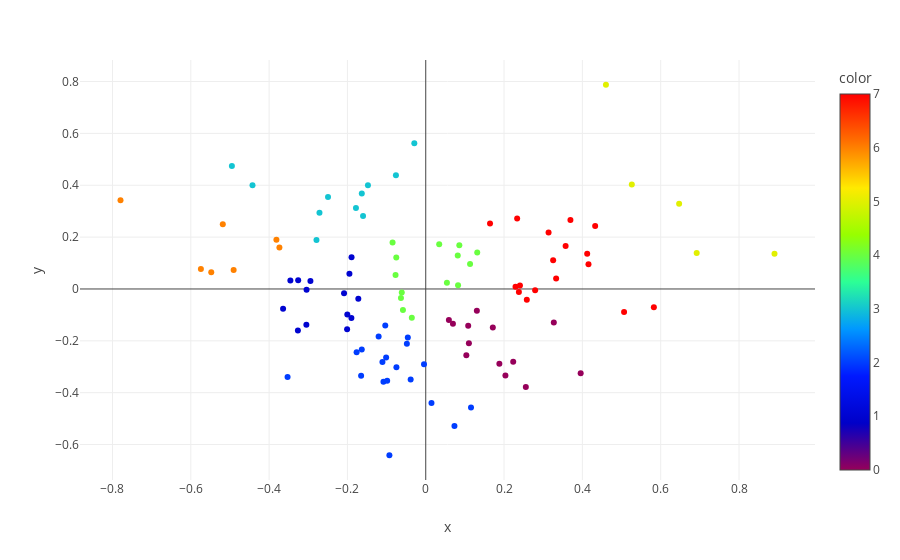

Source (notebook cell):
### Code cell
## rubah bentuk data ke list 
data2 = list(zip(pca_df['x'], pca_df['y']))

## fit kmeans model
kmeans = KMeans(n_init=10, max_iter=1000).fit(data2)

## make scatter plot using plotly
fig = px.scatter(pca_df, x='x', y='y', color=kmeans.labels_, color_continuous_scale='rainbow', hover_data=[data.artist, data.name])
fig.show()
